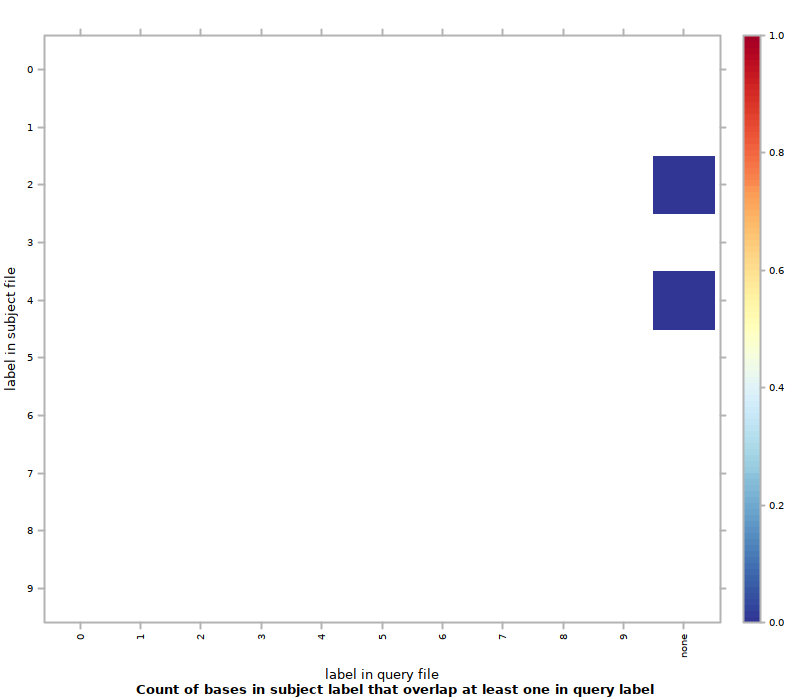

Source code (R):
#!/usr/bin/env Rscript
## transcript produced by Segtools 1.1.14

segtools.r.dirname <-
  system2("python",
          c("-c", "'import segtools; print segtools.get_r_dirname()'"),
          stdout = TRUE)

source(file.path(segtools.r.dirname, 'common.R'))
source(file.path(segtools.r.dirname, 'overlap.R'))
save.overlap.performance('./MCseq2bpexo1bp/overlap-direct', 'overlap.performance', './MCseq2bpexo1bp/overlap-direct/overlap.tab', row.normalize = 'FALSE', mnemonic_file = '', clobber = FALSE, col_mnemonic_file = '')
save.overlap.heatmap('./MCseq2bpexo1bp/overlap-direct', 'overlap', './MCseq2bpexo1bp/overlap-direct/overlap.tab', clobber = FALSE, col_mnemonic_file = '', cluster = FALSE, max_contrast = FALSE, row.normalize = 'FALSE', mnemonic_file = '')
